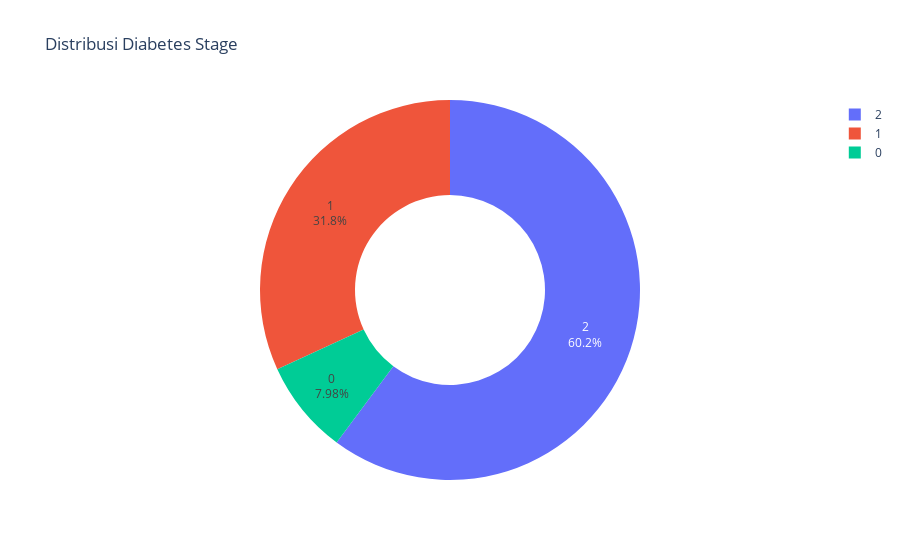

Notebook source saved alongside this figure:
### Markdown cell above
#### cek keseimbangan data

### Code cell
import plotly.express as px

fig = px.pie(
    df,
    names=col_target,
    hole=0.5,  # membuatnya jadi donat
    title='Distribusi Diabetes Stage',
)
fig.update_traces(textinfo='percent+label')
fig.show()

### Figure 1 — Plotly figure (JSON) as saved in the notebook; plotly's stock layout.template omitted (floating-point values rounded to 4 significant figures; data arrays with more than 128 entries replaced by an {"elided": "..."} marker saying what was removed)
{"data": [{"domain": {"x": [0, 1], "y": [0, 1]}, "hole": 0.5, "hovertemplate": "label_diabetes_stage=%{label}<extra></extra>", "labels": {"elided": "100000 int values"}, "legendgroup": "", "name": "", "showlegend": true, "textinfo": "percent+label", "type": "pie"}], "layout": {"autosize": true, "legend": {"tracegroupgap": 0}, "title": {"text": "Distribusi Diabetes Stage"}}}
